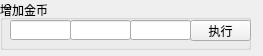
<?xml version="1.0" encoding="UTF-8"?>
<ui version="4.0">
 <class>ItemWidget</class>
 <widget class="QWidget" name="ItemWidget">
  <property name="geometry">
   <rect>
    <x>0</x>
    <y>0</y>
    <width>263</width>
    <height>56</height>
   </rect>
  </property>
  <property name="windowTitle">
   <string>ItemWidget</string>
  </property>
  <widget class="QGroupBox" name="groupBox">
   <property name="geometry">
    <rect>
     <x>0</x>
     <y>0</y>
     <width>251</width>
     <height>50</height>
    </rect>
   </property>
   <property name="title">
    <string>增加金币</string>
   </property>
   <widget class="QLineEdit" name="lineEdit">
    <property name="geometry">
     <rect>
      <x>10</x>
      <y>20</y>
      <width>61</width>
      <height>20</height>
     </rect>
    </property>
    <property name="echoMode">
     <enum>QLineEdit::Normal</enum>
    </property>
   </widget>
   <widget class="QPushButton" name="pushButton">
    <property name="geometry">
     <rect>
      <x>190</x>
      <y>20</y>
      <width>61</width>
      <height>21</height>
     </rect>
    </property>
    <property name="text">
     <string>执行</string>
    </property>
   </widget>
   <widget class="QLineEdit" name="lineEdit_2">
    <property name="geometry">
     <rect>
      <x>70</x>
      <y>20</y>
      <width>61</width>
      <height>20</height>
     </rect>
    </property>
   </widget>
   <widget class="QLineEdit" name="lineEdit_3">
    <property name="geometry">
     <rect>
      <x>130</x>
      <y>20</y>
      <width>61</width>
      <height>20</height>
     </rect>
    </property>
   </widget>
  </widget>
 </widget>
 <layoutdefault spacing="6" margin="11"/>
 <resources/>
 <connections/>
</ui>
